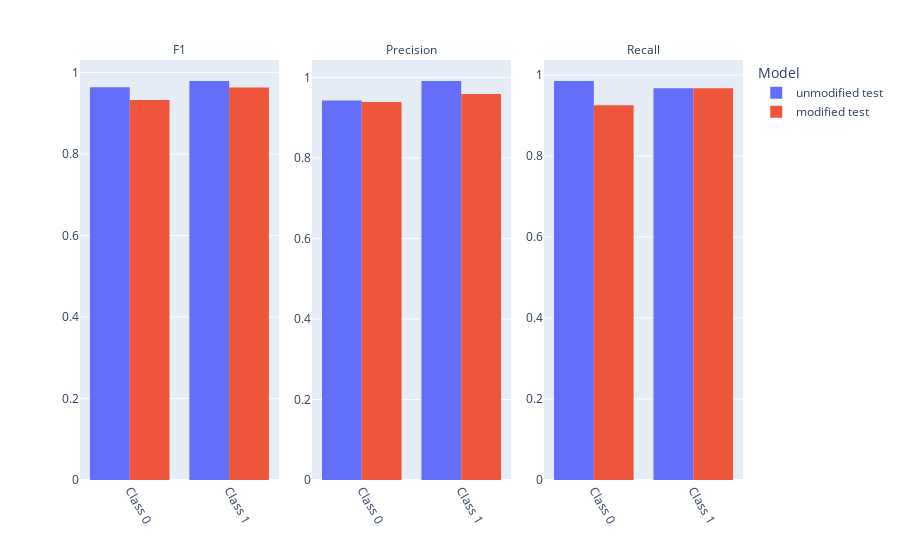

The cell this chart's notebook holds for it:
### Code cell
MultiModelPerformanceReport().run([train, train], [test, mod_test], {'unmodified test': clf, 'modified test': clf})

### Figure 1 — Plotly figure (JSON) as saved in the notebook; plotly's stock layout.template omitted (floating-point values rounded to 4 significant figures)
{"data": [{"alignmentgroup": "True", "bingroup": "x", "histfunc": "sum", "hovertemplate": "Model=unmodified test<br>Metric=F1<br>value=%{x}<br>sum of Value=%{y}<extra></extra>", "legendgroup": "unmodified test", "marker": {"color": "#636efa", "pattern": {"shape": ""}}, "name": "unmodified test", "offsetgroup": "unmodified test", "orientation": "v", "showlegend": true, "type": "histogram", "x": [0, 1], "xaxis": "x", "y": [0.9635, 0.9791], "yaxis": "y"}, {"alignmentgroup": "True", "bingroup": "x", "histfunc": "sum", "hovertemplate": "Model=unmodified test<br>Metric=Precision<br>value=%{x}<br>sum of Value=%{y}<extra></extra>", "legendgroup": "unmodified test", "marker": {"color": "#636efa", "pattern": {"shape": ""}}, "name": "unmodified test", "offsetgroup": "unmodified test", "orientation": "v", "showlegend": false, "type": "histogram", "x": [0, 1], "xaxis": "x2", "y": [0.9429, 0.9915], "yaxis": "y2"}, {"alignmentgroup": "True", "bingroup": "x", "histfunc": "sum", "hovertemplate": "Model=unmodified test<br>Metric=Recall<br>value=%{x}<br>sum of Value=%{y}<extra></extra>", "legendgroup": "unmodified test", "marker": {"color": "#636efa", "pattern": {"shape": ""}}, "name": "unmodified test", "offsetgroup": "unmodified test", "orientation": "v", "showlegend": false, "type": "histogram", "x": [0, 1], "xaxis": "x3", "y": [0.9851, 0.9669], "yaxis": "y3"}, {"alignmentgroup": "True", "bingroup": "x", "histfunc": "sum", "hovertemplate": "Model=modified test<br>Metric=F1<br>value=%{x}<br>sum of Value=%{y}<extra></extra>", "legendgroup": "modified test", "marker": {"color": "#EF553B", "pattern": {"shape": ""}}, "name": "modified test", "offsetgroup": "modified test", "orientation": "v", "showlegend": true, "type": "histogram", "x": [0, 1], "xaxis": "x", "y": [0.9323, 0.963], "yaxis": "y"}, {"alignmentgroup": "True", "bingroup": "x", "histfunc": "sum", "hovertemplate": "Model=modified test<br>Metric=Precision<br>value=%{x}<br>sum of Value=%{y}<extra></extra>", "legendgroup": "modified test", "marker": {"color": "#EF553B", "pattern": {"shape": ""}}, "name": "modified test", "offsetgroup": "modified test", "orientation": "v", "showlegend": false, "type": "histogram", "x": [0, 1], "xaxis": "x2", "y": [0.9394, 0.959], "yaxis": "y2"}, {"alignmentgroup": "True", "bingroup": "x", "histfunc": "sum", "hovertemplate": "Model=modified test<br>Metric=Recall<br>value=%{x}<br>sum of Value=%{y}<extra></extra>", "legendgroup": "modified test", "marker": {"color": "#EF553B", "pattern": {"shape": ""}}, "name": "modified test", "offsetgroup": "modified test", "orientation": "v", "showlegend": false, "type": "histogram", "x": [0, 1], "xaxis": "x3", "y": [0.9254, 0.9669], "yaxis": "y3"}], "layout": {"annotations": [{"font": {}, "showarrow": false, "text": "F1", "x": 0.15, "xanchor": "center", "xref": "paper", "y": 1, "yanchor": "bottom", "yref": "paper"}, {"font": {}, "showarrow": false, "text": "Precision", "x": 0.5, "xanchor": "center", "xref": "paper", "y": 1, "yanchor": "bottom", "yref": "paper"}, {"font": {}, "showarrow": false, "text": "Recall", "x": 0.85, "xanchor": "center", "xref": "paper", "y": 1, "yanchor": "bottom", "yref": "paper"}], "barmode": "group", "legend": {"title": {"text": "Model"}, "tracegroupgap": 0}, "margin": {"t": 60}, "xaxis": {"anchor": "y", "domain": [0, 0.3], "tickangle": 60, "tickprefix": "Class ", "title": {}}, "xaxis2": {"anchor": "y2", "domain": [0.35, 0.65], "matches": "x", "tickangle": 60, "tickprefix": "Class ", "title": {}}, "xaxis3": {"anchor": "y3", "domain": [0.7, 1], "matches": "x", "tickangle": 60, "tickprefix": "Class ", "title": {}}, "yaxis": {"anchor": "x", "domain": [0, 1], "showticklabels": true, "title": {}}, "yaxis2": {"anchor": "x2", "domain": [0, 1], "showticklabels": true, "title": {}}, "yaxis3": {"anchor": "x3", "domain": [0, 1], "showticklabels": true, "title": {}}}}
